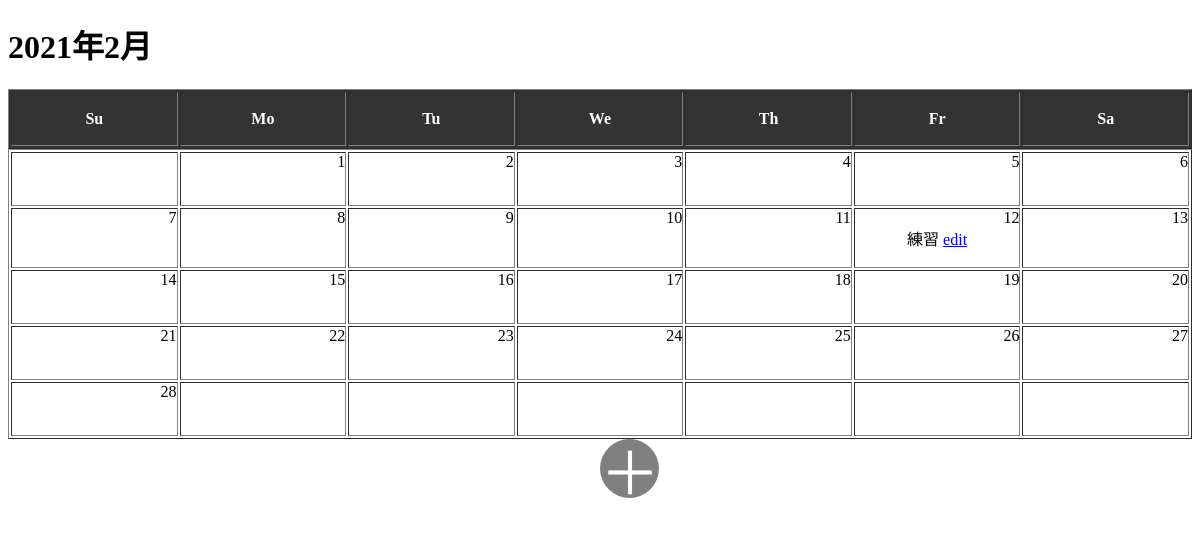
Before: /all_list/cal with the older database file.
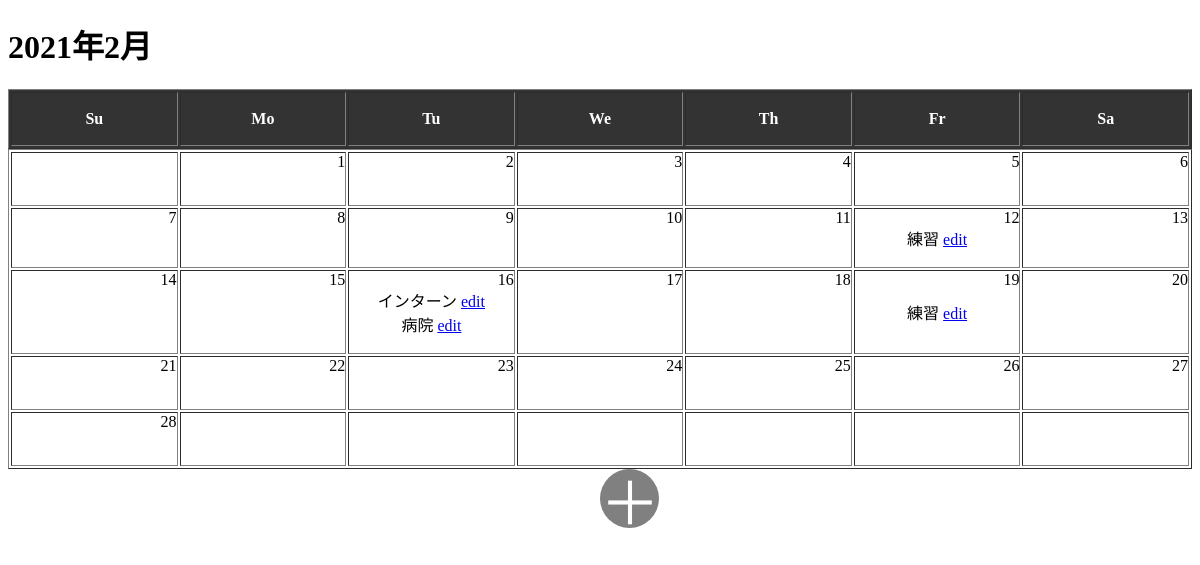
After: the same page with the newer database file.
### all_list/models.py (models this page shows)
class ToDo(models.Model):
    end = models.BooleanField()
    task = models.CharField(max_length=100)
    limit = models.DateField()
    memo = models.CharField(max_length=500)
    def multi_return(self):
        return self.task, self.limit

### all_list/views.py (the view)
# urls.py: path('cal', views.show_cal, name='show_cal'),
def show_cal(request):
    year = 2021
    month = 2
    year_and_month = str(year) + "年" + str(month) + "月"
    day_count = calendar.monthrange(year, month)[1]
    calendar.setfirstweekday(6)
    cal_data = calendar.monthcalendar(year, month)
    print(cal_data)
    day = 0
    monthly_calendar = []
    for i in range(len(cal_data)):
        temporary_cal_data = ['' if day == 0 else str(day) for day in cal_data[i]]
        temporary_list = []
        print(temporary_cal_data)
        for j in range(len(temporary_cal_data)):
            if temporary_cal_data[j] != '':
                day += 1
            else:
                temporary_data = [temporary_cal_data[j], '']
                temporary_list.append(temporary_data)
            try:
                temporary_date = dt.date(year, month, day)
                date = '{0:%Y-%m-%d}'.format(temporary_date)
                print(date)
                task_list = show_task(request, date)
                temporary_data = [temporary_cal_data[j], task_list]
                temporary_list.append(temporary_data)
            except ValueError:
                print('x')
            if len(temporary_list) == 7:
                monthly_calendar.append(temporary_list)
                print('append')
                print(temporary_list)
            if day == day_count:
                day += 1
            print('for')
            print(temporary_list)
            print(len(temporary_list))
    print('mon:')
    print(monthly_calendar)
    params = {
        'year_and_month': year_and_month,
        'monthly_calendar': monthly_calendar,
    }
    return render(request, 'all_list/index.html', params)

### all_list/views.py (called while the page is built)
def show_task(request, date):
    data = ToDo.objects.all()
    task_data = []
    for get_data in data:
        temporary_data = get_data.multi_return()
        if str(temporary_data[1]) == str(date):
            temporary_list = [temporary_data[0], get_data.id]
            task_data.append(temporary_list)
    if len(task_data) == 0:
        task_data.append('')
    return task_data

### all_list/templates/all_list/index.html (shortened to what this page needs)
{% load static %}
<!DOCTYPE html>
<html lang="jp">
<head>
</head>
<body>
    <h1>
        {{ year_and_month }}
    </h1>
    <div>
        <table class="fixbox", border="1">
            <tr>
                <th>
                    <p align="center">
                        Su
                    </p>
                </th>
                <th>
                    <p align="center">
                        Mo
                    </p>
                </th>
                <th>
                    <p align="center">
                        Tu
                    </p>
                </th>
                <th>
                    <p align="center">
                        We
                    </p>
                </th>
                <th>
                    <p align="center">
                        Th
                    </p>
                </th>
                <th>
                    <p align="center">
                        Fr
                    </p>
                </th>
                <th>
                    <p align="center">
                        Sa
                    </p>
                </th>
            </tr>
        </table>
        <table border="1" , width="100%">
            {% for data in monthly_calendar %}
            <tr class="calrow">
                {% for day, todo in data %}
                <td class="calbox">
                    <p>
                        <span class="day">
                            {{ day }}
                        </span>
                        {% for task in todo %}
                        <span class="todo">
                            {{ task.0 }}
                            {% if task.1 < 50000000 %}
                            <a href="{% url 'edit_todo' task.1 %}">edit</a>
                            {% endif %}
                        </span>
                        {% endfor %}
                    </p>
                </td>
                {% endfor %}
            </tr>
            {% endfor %}
        </table>
    </div>
    <div class="btn">
        <a href="/all_list/create_todo" class="link">＋</a>
    </div>
</body>
</html>

Changed rows visible on the page:
added ToDo: task "インターン"
added ToDo: task "病院"
added ToDo: task "練習"
Other visible differences:
new list line: "edit edit edit"
